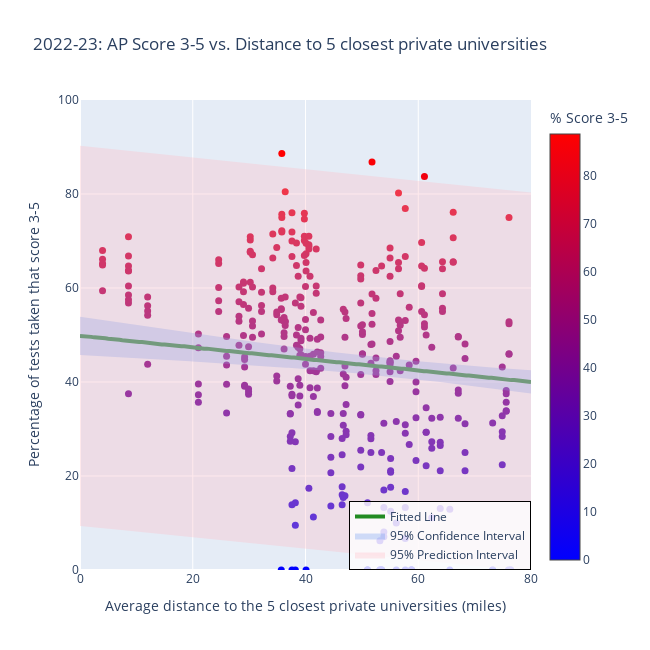

Notebook source saved alongside this figure:
### Markdown cell above
### Feature 4: 2022-23: AP Score 3-5 vs. avg distance to 5 closest private university

### Code cell
x_arr = northcarolina['closest_five_private_notprofit_avg'].to_numpy()
y_arr = northcarolina['PERCENT_3_OR_ABOVE'].to_numpy()

# Fit the OLS model
alpha = 0.05  # 95% confidence level
x_with_const = sm.add_constant(x_arr)  # Add intercept
model = sm.OLS(y_arr, x_with_const).fit()

# Generate x values for the fitted line
x_line = np.linspace(0, 80, 161)
x_line = np.round(x_line, decimals = 1)
x_line_with_const = sm.add_constant(x_line)

# Get predictions and intervals
predictions = model.get_prediction(x_line_with_const)
prediction_summary = predictions.summary_frame(alpha=alpha)

# Extract values
y_line = prediction_summary['mean'].values
ci_lower = prediction_summary['mean_ci_lower'].values  # Confidence Interval lower bound
ci_upper = prediction_summary['mean_ci_upper'].values  # Confidence Interval upper bound
pi_lower = prediction_summary['obs_ci_lower'].values  # Prediction Interval lower bound
pi_upper = prediction_summary['obs_ci_upper'].values  # Prediction Interval upper bound

# Round fitted values for consistency
y_line = np.round(y_line, decimals=1)

#### Draw the data points ####
fig = go.Figure(data=go.Scatter(
    x=np.round(x_arr, decimals=1),
    y=np.round(y_arr, decimals=1),
    mode='markers',
    marker=dict(
        size=7,
        color=y_arr,
        colorscale='Bluered',
        symbol='circle',
        showscale=True,
        colorbar=dict(title='% Score 3-5'),
    ),
    showlegend=False,
    text=northcarolina['County'],
    name=''
))

#### Add the fitted line ####
fig.add_trace(go.Scatter(
    x=x_line,
    y=y_line,
    mode="lines",
    line=dict(color="forestgreen", width=4),  # Thicker fitted line
    name="Fitted Line",
    showlegend=True
))

#### Add the Confidence Interval band ####
fig.add_trace(go.Scatter(
    x=np.concatenate([x_line, x_line[::-1]]),
    y=np.concatenate([ci_upper, ci_lower[::-1]]),
    fill='toself',
    fillcolor='rgba(100, 149, 237, 0.3)',
    line=dict(color='rgba(255,255,255,0)'),
    hoverinfo="skip",
    showlegend=True,
    name="95% Confidence Interval"
))

#### Add the Prediction Interval band ####
fig.add_trace(go.Scatter(
    x=np.concatenate([x_line, x_line[::-1]]),
    y=np.concatenate([pi_upper, pi_lower[::-1]]),
    fill='toself',
    fillcolor='rgba(255, 182, 193, 0.3)',
    line=dict(color='rgba(255,255,255,0)'),
    hoverinfo="skip",
    showlegend=True,
    name="95% Prediction Interval"
))

#### Write the title of the plot ####
fig.update_layout(
    title='2022-23: AP Score 3-5 vs. Distance to 5 closest private universities',
    xaxis_title='Average distance to the 5 closest private universities (miles)',
    yaxis_title='Percentage of tests taken that score 3-5',
    width=650,
    height=650,
    legend=dict(
        x=1.0,  # Position of the legend (x-coordinate in normalized units)
        y=0.0,  # Position of the legend (y-coordinate in normalized units)
        xanchor='right',  # Align the legend box to the right
        yanchor='bottom',  # Align the legend box to the bottom
        bgcolor='rgba(255, 255, 255, 0.8)',  # White background with some transparency
        bordercolor='black',
        borderwidth=1
    )
)

fig.update_xaxes(range=[0, 80])
fig.update_yaxes(range=[0, 100])
fig.show()

# Save the plot
with open('../data/NC_pickled/NC_pass_vs_closest_five_private_nfp_avg.pkl', 'wb') as f:
    pickle.dump(fig, f)

### Figure 1 — Plotly figure (JSON) as saved in the notebook; plotly's stock layout.template omitted (floating-point values rounded to 4 significant figures; data arrays with more than 128 entries replaced by an {"elided": "..."} marker saying what was removed)
{"data": [{"marker": {"color": {"elided": "437 float values"}, "colorbar": {"title": {"text": "% Score 3-5"}}, "colorscale": [[0, "rgb(0,0,255)"], [1, "rgb(255,0,0)"]], "showscale": true, "size": 7, "symbol": "circle"}, "mode": "markers", "name": "", "showlegend": false, "text": {"elided": "437 str values"}, "type": "scatter", "x": {"elided": "437 float values"}, "y": {"elided": "437 float values"}}, {"line": {"color": "forestgreen", "width": 4}, "mode": "lines", "name": "Fitted Line", "showlegend": true, "type": "scatter", "x": {"elided": "161 float values"}, "y": {"elided": "161 float values"}}, {"fill": "toself", "fillcolor": "rgba(100, 149, 237, 0.3)", "hoverinfo": "skip", "line": {"color": "rgba(255,255,255,0)"}, "name": "95% Confidence Interval", "showlegend": true, "type": "scatter", "x": {"elided": "322 float values"}, "y": {"elided": "322 float values"}}, {"fill": "toself", "fillcolor": "rgba(255, 182, 193, 0.3)", "hoverinfo": "skip", "line": {"color": "rgba(255,255,255,0)"}, "name": "95% Prediction Interval", "showlegend": true, "type": "scatter", "x": {"elided": "322 float values"}, "y": {"elided": "322 float values"}}], "layout": {"height": 650, "legend": {"bgcolor": "rgba(255, 255, 255, 0.8)", "bordercolor": "black", "borderwidth": 1, "x": 1, "xanchor": "right", "y": 0, "yanchor": "bottom"}, "title": {"text": "2022-23: AP Score 3-5 vs. Distance to 5 closest private universities"}, "width": 650, "xaxis": {"range": [0, 80], "title": {"text": "Average distance to the 5 closest private universities (miles)"}, "type": "linear"}, "yaxis": {"range": [0, 100], "title": {"text": "Percentage of tests taken that score 3-5"}, "type": "linear"}}}
